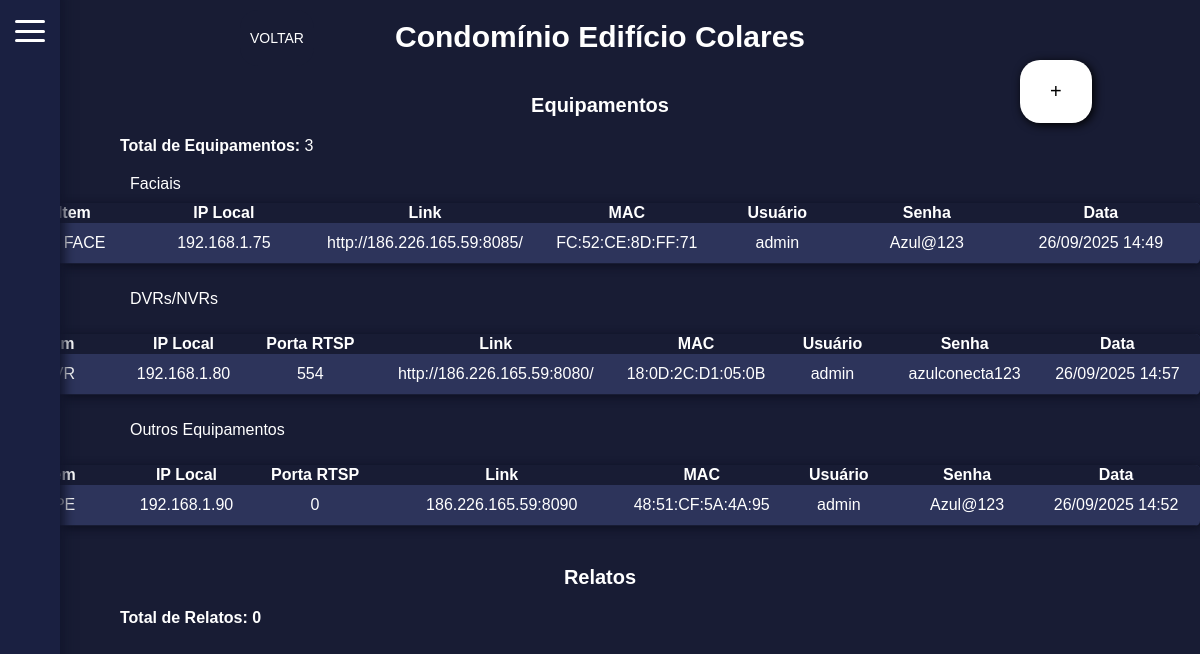
Page /listar_conds/9/ on the committed database.
### mainApp/models.py (models this page shows, shortened)
class Conds(models.Model):
    name = models.CharField(max_length=100)
    created_at = models.DateTimeField(auto_now_add=True)
    endereco = models.CharField(max_length=200)

class Itens_facial(models.Model):
    cond_id = models.ForeignKey(Conds, on_delete=models.CASCADE, related_name='itens_facial', verbose_name="Condomínio")
    item = models.CharField(max_length=100, verbose_name="Item")
    iplocal = models.CharField(max_length=15, verbose_name="IP Local")
    link = models.CharField(max_length=100, verbose_name="Link de acesso")
    mac = models.CharField(max_length=17, verbose_name="Endereço MAC")
    http = models.PositiveIntegerField(max_length=4, verbose_name="Porta HTTP")
    user = models.CharField(max_length=50, verbose_name="Usuário")
    senha = models.CharField(max_length=50, verbose_name="Senha")
    desc = models.CharField(max_length=100, verbose_name="Descrição")
    data = models.DateTimeField(auto_now=True)

class Itens_dvr(models.Model):
    cond_id = models.ForeignKey(Conds, on_delete=models.CASCADE, related_name='itens_dvr', verbose_name="Condomínio")
    item = models.CharField(max_length=100, verbose_name="Item")
    iplocal = models.CharField(max_length=15, verbose_name="IP Local")
    link = models.CharField(max_length=100, verbose_name="Link de acesso")
    mac = models.CharField(max_length=17, verbose_name="Endereço MAC")
    rtsp = models.PositiveIntegerField(max_length=4, verbose_name="Porta RTSP")
    http = models.PositiveIntegerField(max_length=4, verbose_name="Porta HTTP")
    user = models.CharField(max_length=50, verbose_name="Usuário")
    senha = models.CharField(max_length=50, verbose_name="Senha")
    desc = models.CharField(max_length=100, verbose_name="Descrição")
    data = models.DateTimeField(auto_now=True)

class Itens_outro(models.Model):
    cond_id = models.ForeignKey(Conds, on_delete=models.CASCADE, related_name='itens_outro', verbose_name="Condomínio")
    item = models.CharField(max_length=100, verbose_name="Item")
    iplocal = models.CharField(max_length=15, verbose_name="IP Local")
    link = models.CharField(max_length=100, verbose_name="Link de acesso")
    mac = models.CharField(max_length=17, verbose_name="Endereço MAC")
    rtsp = models.PositiveIntegerField(verbose_name="Porta RTSP")
    http = models.PositiveIntegerField(verbose_name="Porta HTTP")
    user = models.CharField(max_length=50, verbose_name="Usuário")
    senha = models.CharField(max_length=50, verbose_name="Senha")
    desc = models.CharField(max_length=100, verbose_name="Descrição")
    data = models.DateTimeField(auto_now=True)

### mainApp/views.py (the view)
# urls.py: path('listar_conds/<int:condominio_id>/', views.detail_conds, name='detail_conds'), # detalhar condomínio
def detail_conds(request, condominio_id):
    condominio = get_object_or_404(Conds, id=condominio_id)
    faciais = Itens_facial.objects.filter(cond_id=condominio)
    dvr = Itens_dvr.objects.filter(cond_id=condominio)
    outro = Itens_outro.objects.filter(cond_id=condominio)
    relatos = Relatos.objects.filter(cond_id=condominio)
    return render(request, 'detail_conds.html', {
        'condominio': condominio,
        'faciais': faciais,
        'dvr': dvr,
        'outro': outro,
        'relatos': relatos
    })

### mainApp/templates/detail_conds.html (shortened to what this page needs)
<!DOCTYPE html>
<html lang="pt-br">
<head>
</head>
<body>
    <div id="bar">
        <label for="menu-toggle" class="menu-btn">
            <span></span>
            <span></span>
            <span></span>
        </label>
        <div class="slide-menu">
            <ul>
            </ul>
        </div>
    </div>
    <div class="btn-home">
        <p onClick="goBack()">VOLTAR</p>
    </div>
    <div class="div-addbt">
        <a href="{% url 'equip' condominio.id %}" class="add-bt">+</a>
    </div>
    <div class="container">
        <div class="title-main">Condomínio {{ condominio.name }}</div>
        <div class="equips">
            <p class="title-sec">Equipamentos</p>
            <strong>Total de Equipamentos:</strong> {{ condominio.itens_facial.count|add:condominio.itens_dvr.count|add:condominio.itens_outro.count }}
        </div>
        {% if faciais %}
        <div class="title-equips">Faciais</div>
        <div class="equip-facial">
            <table>
                <thead>
                    <tr class="tr-head">
                        <th>Item</th>
                        <th>IP Local</th>
                        <th>Link</th>
                        <th>MAC</th>
                        <th>Usuário</th>
                        <th>Senha</th>
                        <th>Data</th>
                    </tr>
                </thead>
                <tbody>
                    {% for facial in faciais %}
                    <tr class="tr-itens">
                        <td class="td-sm">{{ facial.item }}</td>
                        <td class="td-sm">{{ facial.iplocal }}</td>
                        <td class="td-sm"><a href="{{ facial.link }}" class="td-link">{{ facial.link }}</a></td>
                        <td class="td-sm">{{ facial.mac }}</td>
                        <td class="td-sm">{{ facial.user }}</td>
                        <td class="td-sm">{{ facial.senha }}</td>
                        <td class="td-bg">{{ facial.data|date:"d/m/Y H:i" }}</td>
                    </tr>
                    {% endfor %}
                </tbody>
            </table>
        </div>
        {% endif %}
        {% if dvr %}
        <p class="title-equips">DVRs/NVRs</p>
        <div class="equip-dvr">
            <table>
                <thead>
                    <tr class="tr-head">
                        <th>Item</th>
                        <th>IP Local</th>
                        <th>Porta RTSP</th>
                        <th>Link</th>
                        <th>MAC</th>
                        <th>Usuário</th>
                        <th>Senha</th>
                        <th>Data</th>
                    </tr>
                </thead>
                <tbody>
                    {% for dvr in dvr %}
                    <tr class="tr-itens">
                        <td class="td-sm">{{ dvr.item }}</td>
                        <td class="td-sm">{{ dvr.iplocal }}</td>
                        <td class="td-sm">{{ dvr.rtsp }}</td>
                        <td class="td-sm"><a href="{{ dvr.link }}" class="td-link">{{ dvr.link }}</a></td>
                        <td class="td-sm">{{ dvr.mac }}</td>
                        <td class="td-sm">{{ dvr.user }}</td>
                        <td class="td-sm">{{ dvr.senha }}</td>
                        <td class="td-bg">{{ dvr.data|date:"d/m/Y H:i" }}</td>
                    </tr>
                    {% endfor %}
                </tbody>
            </table>
        </div>
        {% endif %}
        {% if outro %}
        <p class="title-equips">Outros Equipamentos</p>
        <div class="equip-outro">
            <table>
                <thead>
                    <tr class="tr-head">
                        <th>Item</th>
                        <th>IP Local</th>
                        <th>Porta RTSP</th>
                        <th>Link</th>
                        <th>MAC</th>
                        <th>Usuário</th>
                        <th>Senha</th>
                        <th>Data</th>
                    </tr>
                </thead>
                <tbody>
                    {% for outro in outro %}
                    <tr class="tr-itens">
                        <td class="td-sm">{{ outro.item }}</td>
                        <td class="td-sm">{{ outro.iplocal }}</td>
                        <td class="td-sm">{{ outro.rtsp }}</td>
                        <td class="td-sm"><a href="{{ outro.link }}" class="td-link">{{ outro.link }}</a></td>
                        <td class="td-sm">{{ outro.mac }}</td>
                        <td class="td-sm">{{ outro.user}}</td>
                        <td class="td-sm">{{ outro.senha }}</td>
                        <td class="td-bg">{{ outro.data|date:"d/m/Y H:i" }}</td>
                    </tr>
                    {% endfor %}
                </tbody>
            </table>
        </div>
        {% endif %}
        <div class="equips">
            <p class="title-sec">Relatos</p>
            <strong >Total de Relatos: {{ relatos.count }}</strong>
        </div>
    </div>
</body>
</html>

### mainApp/templates/detail_conds.html (style rules this page uses)
html, body { max-width: 100%; overflow-x: hidden; }
body { margin: 0; font-family: Arial, sans-serif; background: #181c34; color: white; }
.container { display: flex; flex-direction: column; align-items: center; margin-bottom: 20px; box-sizing: border-box; max-width: 100%; width: 100%; }
.menu-btn { position: fixed; top: 20px; left: 15px; width: 30px; height: 22px; cursor: pointer; z-index: 1002; display: flex; flex-direction: column; justify-content: space-between; }
.menu-btn span { display: block; height: 3px; width: 30px; background: #fff; border-radius: 3px; transition: 0.3s; }
.slide-menu { position: fixed; top: 0; left: -190px; width: 250px; height: 100%; background: #1a2041; color: white; transition: left 0.3s ease; padding-top: 40px; z-index: 1001; box-shadow: 5px -10px 10px #12162d; }
.slide-menu ul, li { padding-top: 10px; padding-left: 5px; padding-right: 60px; padding-bottom: 10px; }
.slide-menu ul { align-content: space-evenly; }
.slide-menu ul { list-style-type: none; }
.equips { text-align: left; width: 80%; margin-top: 10px; margin-bottom: 10px; }
.equip-facial { max-width: 1300px; }
table { background: #2d345b; box-shadow: 2px 2px 10px #0c0f20; border-radius: 5px; border-collapse: collapse; max-width: 100%; overflow-x: auto; display: block; }
.tr-head { background: #181c34; }
.tr-itens { height: 40px; }
td { border-bottom: 1px solid #181c34; position: relative; }
.td-link { width: 200px; margin: 0 auto; padding: 10px 25px; overflow-wrap: anywhere; text-align: center; display: block; text-decoration: none; color: inherit; }
.td-sm { width: 150px; text-align: center; }
.td-bg { width: 200px; text-align: center; }
.title-equips { padding: 10px; display: flex; align-self: flex-start; width: 100%; margin-left: 10%; }
.title-sec { font-size: 20px; text-align: center; font-weight: bold; margin-top: 30px; margin-bottom: 20px; }
.title-main { margin-top: 20px; font-size: 30px; font-weight: bold; }
.btn-home p { margin: 10px 20%; padding: 20px 10px; font-size: 14px; background: #181c34; color: white; text-align: center; position: absolute; border-radius: 18px; }
.add-bt { font-size: 20px; background: white; padding: 20px 30px; border-radius: 20px; box-shadow: 2px 2px 10px black; transform-origin: center; text-decoration: none; color: black; position: absolute; margin-top: 5%; margin-left: 85%; }

### rows in the picture
Conds: name "Edifício Colares", itens_facial.count|add "3"
Itens_facial: item "ID FACE", iplocal "192.168.1.75", link "http://186.226.165.59:8085/", mac "FC:52:CE:8D:FF:71", user "admin", senha "Azul@123", data "26/09/2025 14:49"
Itens_dvr: iplocal "192.168.1.80", rtsp "554", link "http://186.226.165.59:8080/", mac "18:0D:2C:D1:05:0B", user "admin", senha "azulconecta123", data "26/09/2025 14:57"
Itens_outro: iplocal "192.168.1.90", rtsp "0", link "186.226.165.59:8090", mac "48:51:CF:5A:4A:95", user "admin", senha "Azul@123", data "26/09/2025 14:52"

### other values in the picture
{{ relatos.count }} "0"
